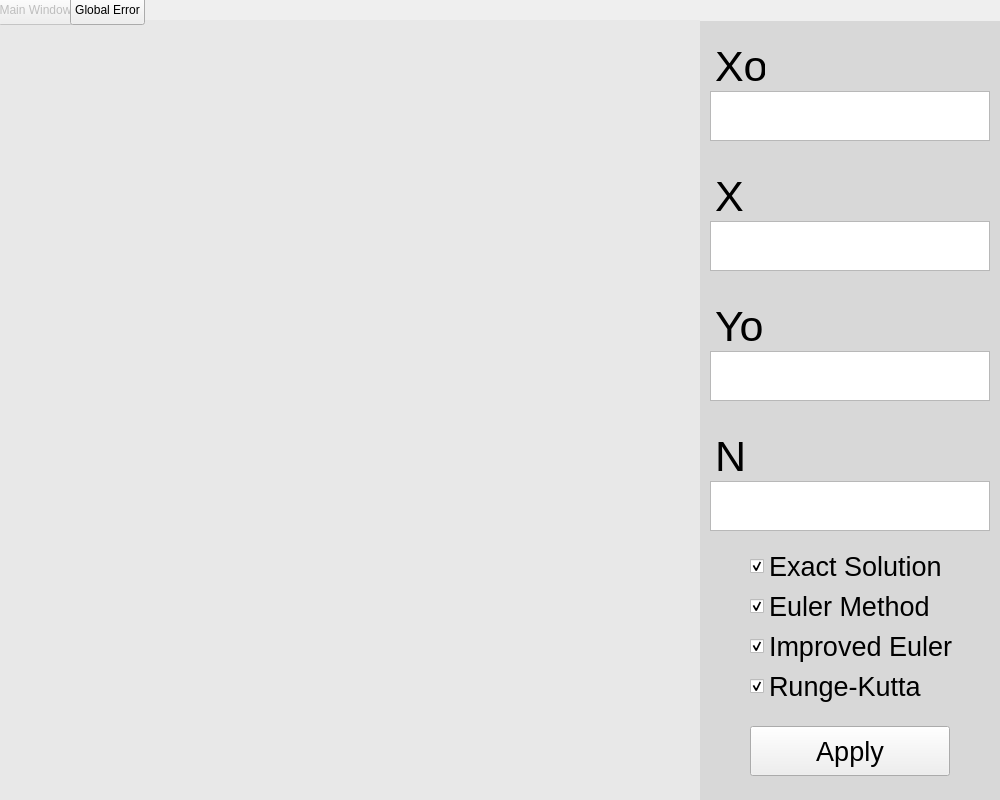
<?xml version="1.0" encoding="UTF-8"?>
<ui version="4.0">
 <class>MainWindow</class>
 <widget class="QMainWindow" name="MainWindow">
  <property name="geometry">
   <rect>
    <x>0</x>
    <y>0</y>
    <width>1000</width>
    <height>800</height>
   </rect>
  </property>
  <property name="sizePolicy">
   <sizepolicy hsizetype="Fixed" vsizetype="Fixed">
    <horstretch>0</horstretch>
    <verstretch>0</verstretch>
   </sizepolicy>
  </property>
  <property name="minimumSize">
   <size>
    <width>1000</width>
    <height>800</height>
   </size>
  </property>
  <property name="maximumSize">
   <size>
    <width>1000</width>
    <height>800</height>
   </size>
  </property>
  <property name="windowTitle">
   <string>DE-Computational Practicum</string>
  </property>
  <property name="styleSheet">
   <string notr="true"/>
  </property>
  <widget class="QWidget" name="centralwidget">
   <widget class="QLabel" name="settings_background">
    <property name="geometry">
     <rect>
      <x>700</x>
      <y>21</y>
      <width>300</width>
      <height>785</height>
     </rect>
    </property>
    <property name="styleSheet">
     <string notr="true">background-color: rgba(200, 200, 200, 150);</string>
    </property>
    <property name="text">
     <string/>
    </property>
   </widget>
   <widget class="QLabel" name="x0_lbl">
    <property name="geometry">
     <rect>
      <x>715</x>
      <y>41</y>
      <width>50</width>
      <height>50</height>
     </rect>
    </property>
    <property name="font">
     <font>
      <pointsize>32</pointsize>
      <weight>50</weight>
      <italic>false</italic>
      <bold>false</bold>
      <underline>false</underline>
     </font>
    </property>
    <property name="layoutDirection">
     <enum>Qt::LeftToRight</enum>
    </property>
    <property name="text">
     <string>Xo</string>
    </property>
    <property name="textFormat">
     <enum>Qt::PlainText</enum>
    </property>
    <property name="alignment">
     <set>Qt::AlignLeading|Qt::AlignLeft|Qt::AlignVCenter</set>
    </property>
   </widget>
   <widget class="QTextEdit" name="x0_txtbox">
    <property name="geometry">
     <rect>
      <x>710</x>
      <y>91</y>
      <width>280</width>
      <height>50</height>
     </rect>
    </property>
    <property name="font">
     <font>
      <pointsize>25</pointsize>
     </font>
    </property>
    <property name="styleSheet">
     <string notr="true"/>
    </property>
   </widget>
   <widget class="QTextEdit" name="x_txtbox">
    <property name="geometry">
     <rect>
      <x>710</x>
      <y>221</y>
      <width>280</width>
      <height>50</height>
     </rect>
    </property>
    <property name="font">
     <font>
      <pointsize>25</pointsize>
     </font>
    </property>
    <property name="styleSheet">
     <string notr="true"/>
    </property>
   </widget>
   <widget class="QLabel" name="x_lbl">
    <property name="geometry">
     <rect>
      <x>715</x>
      <y>171</y>
      <width>50</width>
      <height>50</height>
     </rect>
    </property>
    <property name="font">
     <font>
      <pointsize>32</pointsize>
      <weight>50</weight>
      <italic>false</italic>
      <bold>false</bold>
      <underline>false</underline>
     </font>
    </property>
    <property name="layoutDirection">
     <enum>Qt::LeftToRight</enum>
    </property>
    <property name="text">
     <string>X</string>
    </property>
    <property name="textFormat">
     <enum>Qt::PlainText</enum>
    </property>
    <property name="alignment">
     <set>Qt::AlignLeading|Qt::AlignLeft|Qt::AlignVCenter</set>
    </property>
   </widget>
   <widget class="QTextEdit" name="y0_txtbox">
    <property name="geometry">
     <rect>
      <x>710</x>
      <y>351</y>
      <width>280</width>
      <height>50</height>
     </rect>
    </property>
    <property name="font">
     <font>
      <pointsize>25</pointsize>
     </font>
    </property>
    <property name="styleSheet">
     <string notr="true"/>
    </property>
   </widget>
   <widget class="QTextEdit" name="n_txtbox">
    <property name="geometry">
     <rect>
      <x>710</x>
      <y>481</y>
      <width>280</width>
      <height>50</height>
     </rect>
    </property>
    <property name="font">
     <font>
      <pointsize>25</pointsize>
     </font>
    </property>
    <property name="styleSheet">
     <string notr="true"/>
    </property>
   </widget>
   <widget class="QLabel" name="y0_lbl">
    <property name="geometry">
     <rect>
      <x>715</x>
      <y>301</y>
      <width>50</width>
      <height>50</height>
     </rect>
    </property>
    <property name="font">
     <font>
      <pointsize>32</pointsize>
      <weight>50</weight>
      <italic>false</italic>
      <bold>false</bold>
      <underline>false</underline>
     </font>
    </property>
    <property name="layoutDirection">
     <enum>Qt::LeftToRight</enum>
    </property>
    <property name="text">
     <string>Yo</string>
    </property>
    <property name="textFormat">
     <enum>Qt::PlainText</enum>
    </property>
    <property name="alignment">
     <set>Qt::AlignLeading|Qt::AlignLeft|Qt::AlignVCenter</set>
    </property>
   </widget>
   <widget class="QLabel" name="n_lbl">
    <property name="geometry">
     <rect>
      <x>715</x>
      <y>431</y>
      <width>50</width>
      <height>50</height>
     </rect>
    </property>
    <property name="font">
     <font>
      <pointsize>32</pointsize>
      <weight>50</weight>
      <italic>false</italic>
      <bold>false</bold>
      <underline>false</underline>
     </font>
    </property>
    <property name="layoutDirection">
     <enum>Qt::LeftToRight</enum>
    </property>
    <property name="text">
     <string>N</string>
    </property>
    <property name="textFormat">
     <enum>Qt::PlainText</enum>
    </property>
    <property name="alignment">
     <set>Qt::AlignLeading|Qt::AlignLeft|Qt::AlignVCenter</set>
    </property>
   </widget>
   <widget class="QCheckBox" name="exact_checkBox">
    <property name="geometry">
     <rect>
      <x>750</x>
      <y>541</y>
      <width>191</width>
      <height>50</height>
     </rect>
    </property>
    <property name="font">
     <font>
      <pointsize>20</pointsize>
     </font>
    </property>
    <property name="text">
     <string>Exact Solution</string>
    </property>
    <property name="checked">
     <bool>true</bool>
    </property>
    <property name="tristate">
     <bool>false</bool>
    </property>
   </widget>
   <widget class="QCheckBox" name="euler_checkBox">
    <property name="geometry">
     <rect>
      <x>750</x>
      <y>581</y>
      <width>191</width>
      <height>50</height>
     </rect>
    </property>
    <property name="font">
     <font>
      <pointsize>20</pointsize>
     </font>
    </property>
    <property name="text">
     <string>Euler Method</string>
    </property>
    <property name="checked">
     <bool>true</bool>
    </property>
    <property name="tristate">
     <bool>false</bool>
    </property>
   </widget>
   <widget class="QCheckBox" name="improved_checkBox">
    <property name="geometry">
     <rect>
      <x>750</x>
      <y>621</y>
      <width>251</width>
      <height>50</height>
     </rect>
    </property>
    <property name="font">
     <font>
      <pointsize>20</pointsize>
     </font>
    </property>
    <property name="text">
     <string>Improved Euler </string>
    </property>
    <property name="checked">
     <bool>true</bool>
    </property>
    <property name="tristate">
     <bool>false</bool>
    </property>
   </widget>
   <widget class="QCheckBox" name="runge_checkBox">
    <property name="geometry">
     <rect>
      <x>750</x>
      <y>661</y>
      <width>191</width>
      <height>50</height>
     </rect>
    </property>
    <property name="font">
     <font>
      <pointsize>20</pointsize>
     </font>
    </property>
    <property name="text">
     <string>Runge-Kutta</string>
    </property>
    <property name="checked">
     <bool>true</bool>
    </property>
    <property name="tristate">
     <bool>false</bool>
    </property>
   </widget>
   <widget class="QPushButton" name="apply_btn">
    <property name="geometry">
     <rect>
      <x>750</x>
      <y>726</y>
      <width>200</width>
      <height>50</height>
     </rect>
    </property>
    <property name="font">
     <font>
      <pointsize>20</pointsize>
     </font>
    </property>
    <property name="text">
     <string>Apply</string>
    </property>
   </widget>
   <widget class="QWidget" name="solution_graph" native="true">
    <property name="geometry">
     <rect>
      <x>0</x>
      <y>20</y>
      <width>700</width>
      <height>391</height>
     </rect>
    </property>
    <property name="styleSheet">
     <string notr="true">background-color: rgb(232, 232, 232);</string>
    </property>
   </widget>
   <widget class="QWidget" name="local_error_graph" native="true">
    <property name="geometry">
     <rect>
      <x>0</x>
      <y>410</y>
      <width>700</width>
      <height>391</height>
     </rect>
    </property>
    <property name="styleSheet">
     <string notr="true">background-color: rgb(232, 232, 232);</string>
    </property>
   </widget>
   <widget class="QPushButton" name="to_main_window_btn">
    <property name="enabled">
     <bool>false</bool>
    </property>
    <property name="geometry">
     <rect>
      <x>-2</x>
      <y>-5</y>
      <width>75</width>
      <height>30</height>
     </rect>
    </property>
    <property name="styleSheet">
     <string notr="true"/>
    </property>
    <property name="text">
     <string>Main Window</string>
    </property>
    <property name="autoDefault">
     <bool>false</bool>
    </property>
    <property name="flat">
     <bool>false</bool>
    </property>
   </widget>
   <widget class="QPushButton" name="to_global_error_btn">
    <property name="geometry">
     <rect>
      <x>70</x>
      <y>-5</y>
      <width>75</width>
      <height>30</height>
     </rect>
    </property>
    <property name="text">
     <string>Global Error</string>
    </property>
    <property name="flat">
     <bool>false</bool>
    </property>
   </widget>
  </widget>
 </widget>
 <resources/>
 <connections/>
</ui>
